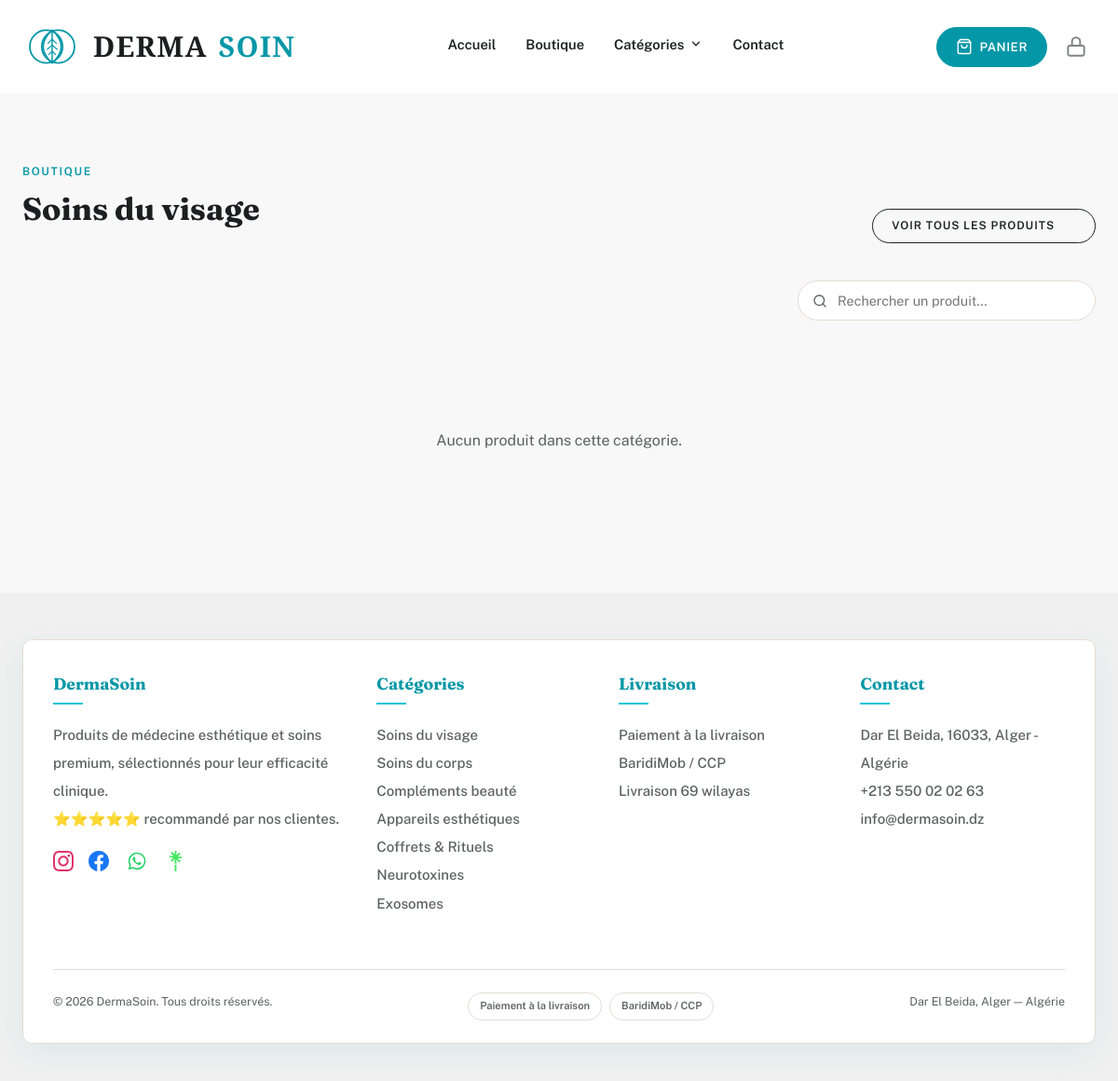
/boutique.php?cat=soins-visage, run on the app's committed database.
### tables this page shows
CREATE TABLE categories (
    id INT AUTO_INCREMENT PRIMARY KEY,
    nom VARCHAR(100) NOT NULL,
    slug VARCHAR(120) NOT NULL UNIQUE,
    description TEXT,
    image VARCHAR(255),
    ordre INT DEFAULT 0,
    created_at TIMESTAMP DEFAULT CURRENT_TIMESTAMP
);

### boutique.php (the view, shortened to what this page needs)
<?php
require_once __DIR__ . '/includes/header.php';
$cat_slug = $_GET['cat'] ?? '';
$sql = "SELECT * FROM produits WHERE actif = 1";
$params = [];
if (!empty($cat_slug)) {
    $stmt = $pdo->prepare("SELECT id FROM categories WHERE slug = ?");
    $stmt->execute([$cat_slug]);
    $categorie = $stmt->fetch();
    if ($categorie) {
        $sql .= " AND categorie_id = ?";
        $params[] = $categorie['id'];
    }
}
$sql .= " ORDER BY created_at DESC";
$stmt = $pdo->prepare($sql);
$stmt->execute($params);
$produits = $stmt->fetchAll();
$categorie_nom = 'Tous nos produits';
if (!empty($cat_slug)) {
    $stmt = $pdo->prepare("SELECT nom FROM categories WHERE slug = ?");
    $stmt->execute([$cat_slug]);
    $cat = $stmt->fetch();
    if ($cat) {
        $categorie_nom = $cat['nom'];
    }
}
?>
<section class="section">
    <div class="container">
        <div class="section-head">
            <div>
                <span class="eyebrow">Boutique</span>
                <h2><?= htmlspecialchars($categorie_nom) ?></h2>
            </div>
            <?php if (!empty($cat_slug)): ?>
                <a href="<?= BASE_URL ?>/boutique.php" class="btn btn-outline" style="padding:8px 20px;font-size:0.75rem;">Voir tous les produits</a>
            <?php endif; ?>
        </div>
        <div style="display:flex;justify-content:flex-end;align-items:center;flex-wrap:wrap;gap:16px;margin-bottom:36px;">
            <div style="position:relative;flex-shrink:0;">
                <input type="text" id="recherche-live" placeholder="Rechercher un produit..." autocomplete="off"
                       style="padding:12px 18px 12px 42px;border:1px solid var(--sable);border-radius:100px;font-family:var(--font-body);font-size:0.9rem;width:320px;max-width:70vw;background:var(--blanc);">
            </div>
        </div>
        <div id="produits-grid" class="produits-grid">
            <?php if (count($produits) > 0): ?>
                <?php foreach ($produits as $p): ?>
                <?php include __DIR__ . '/includes/produit-card.php'; ?>
                <?php endforeach; ?>
            <?php else: ?>
                <div class="empty-state" style="grid-column:1/-1;">
                    Aucun produit dans cette catégorie.
                </div>
            <?php endif; ?>
        </div>
    </div>
</section>
<?php require_once __DIR__ . '/includes/footer.php'; ?>

### includes/footer.php (shortened to what this page needs)
<footer class="site-footer" id="contact">
    <div class="container">
        <div class="footer-frame">
        <div class="footer-grid">
            <div>
                <h4>DermaSoin</h4>
                <p>Produits de médecine esthétique et soins premium, sélectionnés pour leur efficacité clinique.<br>⭐️⭐️⭐️⭐️⭐️ recommandé par nos clientes.</p>
                <div class="footer-social">
    <a href="https://www.instagram.com/derma.soin/" title="Instagram" target="_blank" rel="noopener" class="social-instagram">
    </a>
    <a href="https://www.facebook.com/dermasoindz/" title="Facebook" target="_blank" rel="noopener" class="social-facebook">
    </a>
    <a href="https://api.whatsapp.com/send/?phone=213550020263&text&type=phone_number&app_absent=0" title="WhatsApp" target="_blank" rel="noopener" class="social-whatsapp">
    </a>
    <a href="https://linktr.ee/derma.soindz" title="Linktree" target="_blank" rel="noopener" class="social-linktree">
        <svg width="22" height="22" viewBox="0 0 24 24" fill="currentColor">
            <path d="M13.51 5.3l3.4-3.4 1.42 1.42-3.4 3.4h4.8v2h-4.8l3.4 3.4-1.42 1.42-3.4-3.4V15h-2V9.34l-3.4 3.4L6.69 11.3l3.4-3.4H5.29v-2h4.8L6.69 2.5 8.11 1.08l3.4 3.4V0h2v5.3zM11.5 16h2v8h-2z"/>
        </svg>
    </a>
</div>
            </div>
            <div>
                <h4>Catégories</h4>
                <p>
                    <?php
                    $footer_categories = $pdo->query("SELECT * FROM categories ORDER BY ordre")->fetchAll();
                    foreach ($footer_categories as $cat):
                    ?>
                        <a href="<?= BASE_URL ?>/boutique.php?cat=<?= urlencode($cat['slug']) ?>"><?= htmlspecialchars($cat['nom']) ?></a><br>
                    <?php endforeach; ?>
                </p>
            </div>
            <div>
                <h4>Livraison</h4>
                <p>Paiement à la livraison<br>BaridiMob / CCP<br>Livraison 69 wilayas</p>
            </div>
            <div>
                <h4>Contact</h4>
                <p>
                    <?= SITE_ADRESSE ?><br>
                    <a href="https://api.whatsapp.com/send/?phone=213550020263&text&type=phone_number&app_absent=0" target="_blank" rel="noopener"><?= SITE_TEL ?></a><br>
                    <a href="mailto:<?= SITE_EMAIL ?>"><?= SITE_EMAIL ?></a>
                </p>
            </div>
        </div>
        <div class="footer-bottom">
            <span>© <?= date('Y') ?> DermaSoin. Tous droits réservés.</span>
            <div class="footer-payment-badges">
                <span>Paiement à la livraison</span>
                <span>BaridiMob / CCP</span>
            </div>
            <span>Dar El Beida, Alger — Algérie</span>
        </div>
        </div>
    </div>
</footer>
</body>
</html>

### data on the page
categories: nom "Soins du visage"
categories: nom "Soins du corps"
categories: nom "Compléments beauté"
categories: nom "Appareils esthétiques"
categories: nom "Coffrets & Rituels"
categories: nom "Neurotoxines"
categories: nom "Exosomes"

### other printed values
SITE_ADRESSE "Dar El Beida, 16033, Alger - Algérie"
SITE_TEL "+213 550 02 02 63"
SITE_EMAIL "info@dermasoin.dz"
